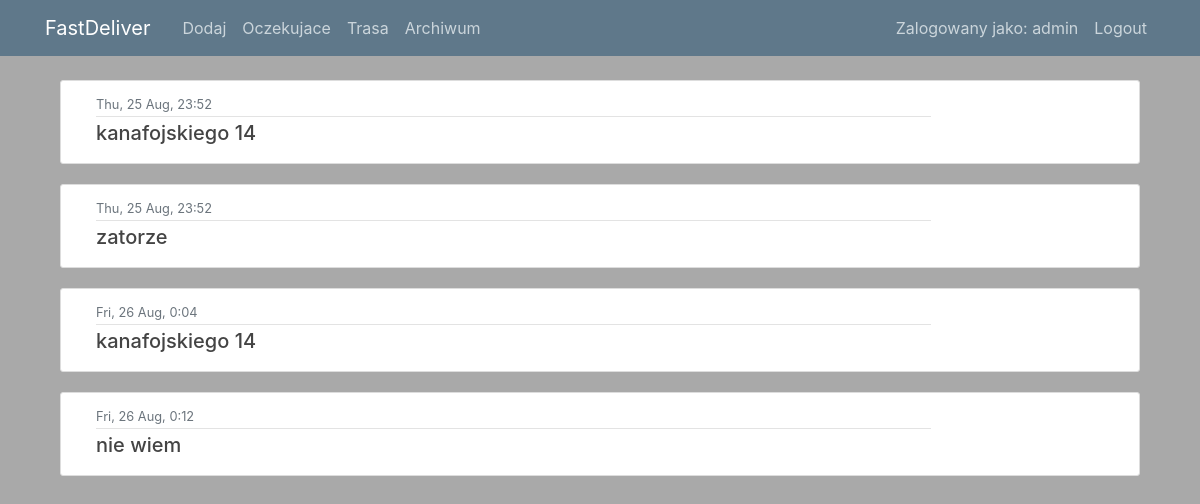
Page /post/zakonczone/ (signed in) on the committed database.
### users/models.py (models this page shows)
class CustomUser(AbstractUser):
    is_driver = models.BooleanField(default=False)
    is_restaurator = models.BooleanField(default=False)
    pass
    class Meta:
        ordering = ['date_joined']

### posts/models.py (models this page shows, shortened)
class Post(models.Model):
    id = models.AutoField(primary_key=True)
    date = models.DateTimeField(default=timezone.now)
    no_of_likes = models.CharField(max_length=50, null = True, blank=True)
    adres = models.CharField(max_length=50, null = False)
    choose_payment = (
        ('karta','Karta'),
        ('gotowka','Gotowka'),
        ('zaplacone','Zaplacone')
    )
    payment = models.CharField(max_length=10, choices=choose_payment, default='zaplacone')
    amount = models.CharField(max_length=5, null = False)
    phone = models.CharField(max_length=13, null = False,default="+48")
    comment = models.CharField(max_length=200, null=True, blank=True)
    choose_platform = (
        ('uber','Uber'),
        ('rest','Rest'),
        ('glovo','Glovo'),
        ('tel','Tel')
    )
    platform = models.CharField(max_length=5, choices=choose_platform, default='glovo')
    oczekujace = models.BooleanField(default=True)
    trasa = models.BooleanField(default=False)
    zakonczone = models.BooleanField(default=False)
    class Meta:
        ordering = ['date']

### posts/views.py (the view)
# urls.py: path('post/zakonczone/', PostListView_zakonczone.as_view(), name='posts-zakonczone'),
class PostListView_zakonczone(LoginRequiredMixin, ListView):
    model = Post
    template_name = 'posts/zakonczone.html'  # <posts>/<model>_<viewtype>.html
    login_url = '/login/'
    context_object_name = 'posts'

### posts/templates/posts/zakonczone.html
{% extends "posts/base.html" %}
{% load static %}
{% block content %}
    {% for post in posts %}
    {% if post.zakonczone %}
        <article class="media content-section">
          <div class="col-sm-10">
            <div class="article-metadata">
              <small class="text-muted">{{ post.date|date:"D, d M, G:i" }}</small>
            </div>
            <h5><a class="article-title" href="{% url 'post-detail' post.id %}">{{ post.adres }}</a> </h5>
          </div>
        </article>
    {% endif %}
    {% endfor %}
{% endblock content %}

### posts/templates/posts/base.html (shortened to what this page needs)
{% load static %}
<!DOCTYPE html>
<html>
<head>
    <link rel="stylesheet" href="https://maxcdn.bootstrapcdn.com/bootstrap/4.0.0/css/bootstrap.min.css">
    <link rel="stylesheet" type="text/css" href="{% static 'posts/main.css' %}">
</head>
<body>
    <header class="site-header">
      <nav class="navbar navbar-expand-md navbar-dark bg-steel fixed-top">
        <div class="container">
          <a class="navbar-brand mr-4" href="{% url 'posts-home' %}">FastDeliver</a>
          <div class="collapse navbar-collapse" id="navbarToggle">
            <div class="navbar-nav mr-auto">
                {% if user.is_driver == False %}
                <a class="nav-item nav-link" href="{% url 'post-create' %}">Dodaj</a>
                {% endif %}
                <a class="nav-item nav-link" href="{% url 'posts-home' %}">Oczekujace</a>
                <a class="nav-item nav-link" href="{% url 'posts-trasa' %}">Trasa</a>
                <a class="nav-item nav-link" href="{% url 'posts-zakonczone' %}">Archiwum</a>
            </div>
            <div class="navbar-nav">
                {% if user.is_authenticated %}
              <a class="nav-item nav-link">Zalogowany jako: {{ user.username }}</a>
              <a class="nav-item nav-link" href="{% url 'logout' %}">Logout</a>
                {% else %}
              <a class="nav-item nav-link" href="{% url 'login' %}">Login</a>
                {% endif %}
            </div>
          </div>
        </div>
      </nav>
    </header>
    <main role="main" class="container">
    <div class="col-md-12">
      {% block content %} {% endblock %}
    </div>
    </main>
</body>
</html>

### posts/static/posts/main.css (style rules this page uses)
body { background: #A9A9A9; color: #dc3545; margin-top: 5rem; }
h1, h2, h3, h4, h5, h6 { color: #444444; }
.bg-steel { background-color: #5f788a; }
.site-header .navbar-nav .nav-link { color: #cbd5db; }
.content-section { background: #ffffff; padding: 10px 20px; border: 1px solid #dddddd; border-radius: 3px; margin-bottom: 20px; }
.article-title { color: #444444; }
.article-metadata { padding-bottom: 1px; margin-bottom: 4px; border-bottom: 1px solid #e3e3e3 }

### rows in the picture
CustomUser: username "admin"
Post: date "Thu, 25 Aug, 23:52", adres "kanafojskiego 14"
Post: date "Thu, 25 Aug, 23:52", adres "zatorze"
Post: date "Fri, 26 Aug, 0:04", adres "kanafojskiego 14"
Post: date "Fri, 26 Aug, 0:12", adres "nie wiem"
